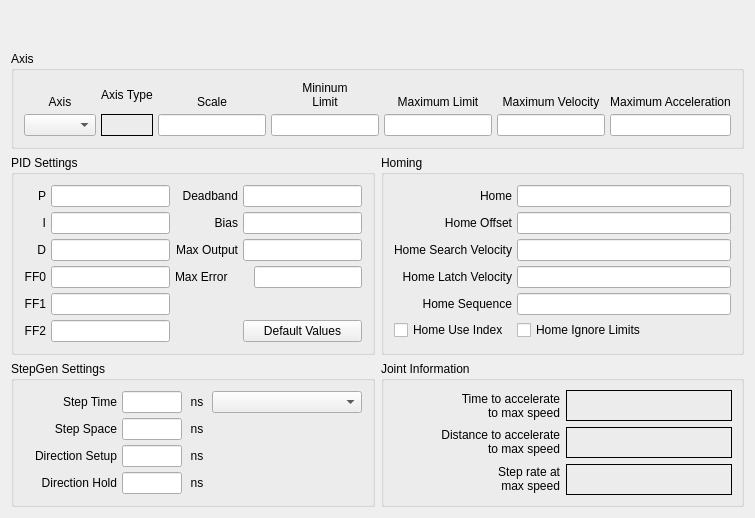
              <widget class="QWidget" name="joint2tab">
               <attribute name="title">
                <string>Joint 2</string>
               </attribute>
               <layout class="QGridLayout" name="gridLayout_15">
                <item row="1" column="0" colspan="2">
                 <widget class="QGroupBox" name="jointAxisGroup_2">
                  <property name="title">
                   <string>Axis</string>
                  </property>
                  <layout class="QGridLayout" name="gridLayout_12">
                   <property name="margin">
                    <number>10</number>
                   </property>
                   <property name="spacing">
                    <number>5</number>
                   </property>
                   <item row="1" column="0">
                    <widget class="QComboBox" name="axisCB_2"/>
                   </item>
                   <item row="0" column="3">
                    <widget class="QLabel" name="label_64">
                     <property name="text">
                      <string>&lt;html&gt;&lt;head/&gt;&lt;body&gt;&lt;p&gt;Mininum&lt;br/&gt;Limit&lt;/p&gt;&lt;/body&gt;&lt;/html&gt;</string>
                     </property>
                     <property name="alignment">
                      <set>Qt::AlignBottom|Qt::AlignHCenter</set>
                     </property>
                     <property name="wordWrap">
                      <bool>true</bool>
                     </property>
                    </widget>
                   </item>
                   <item row="0" column="0">
                    <widget class="QLabel" name="label_53">
                     <property name="text">
                      <string>Axis</string>
                     </property>
                     <property name="alignment">
                      <set>Qt::AlignBottom|Qt::AlignHCenter</set>
                     </property>
                    </widget>
                   </item>
                   <item row="1" column="3">
                    <widget class="QLineEdit" name="minLimit_2">
                     <property name="alignment">
                      <set>Qt::AlignRight|Qt::AlignTrailing|Qt::AlignVCenter</set>
                     </property>
                    </widget>
                   </item>
                   <item row="1" column="4">
                    <widget class="QLineEdit" name="maxLimit_2">
                     <property name="alignment">
                      <set>Qt::AlignRight|Qt::AlignTrailing|Qt::AlignVCenter</set>
                     </property>
                    </widget>
                   </item>
                   <item row="0" column="4">
                    <widget class="QLabel" name="label_69">
                     <property name="text">
                      <string>Maximum Limit</string>
                     </property>
                     <property name="textFormat">
                      <enum>Qt::AutoText</enum>
                     </property>
                     <property name="alignment">
                      <set>Qt::AlignBottom|Qt::AlignHCenter</set>
                     </property>
                     <property name="wordWrap">
                      <bool>true</bool>
                     </property>
                    </widget>
                   </item>
                   <item row="0" column="5">
                    <widget class="QLabel" name="label_76">
                     <property name="text">
                      <string>Maximum Velocity</string>
                     </property>
                     <property name="alignment">
                      <set>Qt::AlignBottom|Qt::AlignHCenter</set>
                     </property>
                     <property name="wordWrap">
                      <bool>true</bool>
                     </property>
                    </widget>
                   </item>
                   <item row="1" column="5">
                    <widget class="QLineEdit" name="maxVelocity_2">
                     <property name="alignment">
                      <set>Qt::AlignRight|Qt::AlignTrailing|Qt::AlignVCenter</set>
                     </property>
                    </widget>
                   </item>
                   <item row="0" column="2">
                    <widget class="QLabel" name="label_55">
                     <property name="text">
                      <string>Scale</string>
                     </property>
                     <property name="alignment">
                      <set>Qt::AlignBottom|Qt::AlignHCenter</set>
                     </property>
                    </widget>
                   </item>
                   <item row="0" column="6">
                    <widget class="QLabel" name="label_77">
                     <property name="text">
                      <string>Maximum Acceleration</string>
                     </property>
                     <property name="alignment">
                      <set>Qt::AlignBottom|Qt::AlignHCenter</set>
                     </property>
                     <property name="wordWrap">
                      <bool>true</bool>
                     </property>
                    </widget>
                   </item>
                   <item row="1" column="6">
                    <widget class="QLineEdit" name="maxAccel_2">
                     <property name="alignment">
                      <set>Qt::AlignRight|Qt::AlignTrailing|Qt::AlignVCenter</set>
                     </property>
                    </widget>
                   </item>
                   <item row="0" column="1">
                    <widget class="QLabel" name="label_6">
                     <property name="text">
                      <string>Axis Type</string>
                     </property>
                    </widget>
                   </item>
                   <item row="1" column="1">
                    <widget class="QLabel" name="axisType_2">
                     <property name="frameShape">
                      <enum>QFrame::Box</enum>
                     </property>
                     <property name="text">
                      <string/>
                     </property>
                    </widget>
                   </item>
                   <item row="1" column="2">
                    <widget class="QLineEdit" name="scale_2"/>
                   </item>
                  </layout>
                 </widget>
                </item>
                <item row="2" column="0">
                 <widget class="QGroupBox" name="groupBox_11">
                  <property name="title">
                   <string>PID Settings</string>
                  </property>
                  <layout class="QGridLayout" name="gridLayout_13">
                   <property name="margin">
                    <number>10</number>
                   </property>
                   <property name="spacing">
                    <number>5</number>
                   </property>
                   <item row="0" column="0">
                    <widget class="QLabel" name="label_234">
                     <property name="text">
                      <string>P</string>
                     </property>
                     <property name="alignment">
                      <set>Qt::AlignRight|Qt::AlignTrailing|Qt::AlignVCenter</set>
                     </property>
                    </widget>
                   </item>
                   <item row="0" column="1">
                    <widget class="QLineEdit" name="p_2">
                     <property name="text">
                      <string/>
                     </property>
                     <property name="alignment">
                      <set>Qt::AlignRight|Qt::AlignTrailing|Qt::AlignVCenter</set>
                     </property>
                    </widget>
                   </item>
                   <item row="0" column="2">
                    <widget class="QLabel" name="label_235">
                     <property name="text">
                      <string>Deadband</string>
                     </property>
                     <property name="alignment">
                      <set>Qt::AlignRight|Qt::AlignTrailing|Qt::AlignVCenter</set>
                     </property>
                    </widget>
                   </item>
                   <item row="0" column="3">
                    <widget class="QLineEdit" name="deadband_2">
                     <property name="text">
                      <string/>
                     </property>
                     <property name="alignment">
                      <set>Qt::AlignRight|Qt::AlignTrailing|Qt::AlignVCenter</set>
                     </property>
                    </widget>
                   </item>
                   <item row="1" column="0">
                    <widget class="QLabel" name="label_236">
                     <property name="text">
                      <string>I</string>
                     </property>
                     <property name="alignment">
                      <set>Qt::AlignRight|Qt::AlignTrailing|Qt::AlignVCenter</set>
                     </property>
                    </widget>
                   </item>
                   <item row="1" column="1">
                    <widget class="QLineEdit" name="i_2">
                     <property name="text">
                      <string/>
                     </property>
                     <property name="alignment">
                      <set>Qt::AlignRight|Qt::AlignTrailing|Qt::AlignVCenter</set>
                     </property>
                    </widget>
                   </item>
                   <item row="1" column="2">
                    <widget class="QLabel" name="label_237">
                     <property name="text">
                      <string>Bias</string>
                     </property>
                     <property name="alignment">
                      <set>Qt::AlignRight|Qt::AlignTrailing|Qt::AlignVCenter</set>
                     </property>
                    </widget>
                   </item>
                   <item row="1" column="3">
                    <widget class="QLineEdit" name="bias_2">
                     <property name="text">
                      <string/>
                     </property>
                     <property name="alignment">
                      <set>Qt::AlignRight|Qt::AlignTrailing|Qt::AlignVCenter</set>
                     </property>
                    </widget>
                   </item>
                   <item row="2" column="0">
                    <widget class="QLabel" name="label_238">
                     <property name="text">
                      <string>D</string>
                     </property>
                     <property name="alignment">
                      <set>Qt::AlignRight|Qt::AlignTrailing|Qt::AlignVCenter</set>
                     </property>
                    </widget>
                   </item>
                   <item row="2" column="1">
                    <widget class="QLineEdit" name="d_2">
                     <property name="text">
                      <string/>
                     </property>
                     <property name="alignment">
                      <set>Qt::AlignRight|Qt::AlignTrailing|Qt::AlignVCenter</set>
                     </property>
                    </widget>
                   </item>
                   <item row="2" column="2">
                    <widget class="QLabel" name="label_239">
                     <property name="text">
                      <string>Max Output</string>
                     </property>
                     <property name="alignment">
                      <set>Qt::AlignRight|Qt::AlignTrailing|Qt::AlignVCenter</set>
                     </property>
                    </widget>
                   </item>
                   <item row="2" column="3">
                    <widget class="QLineEdit" name="maxOutput_2">
                     <property name="text">
                      <string/>
                     </property>
                     <property name="alignment">
                      <set>Qt::AlignRight|Qt::AlignTrailing|Qt::AlignVCenter</set>
                     </property>
                    </widget>
                   </item>
                   <item row="3" column="0">
                    <widget class="QLabel" name="label_240">
                     <property name="text">
                      <string>FF0</string>
                     </property>
                     <property name="alignment">
                      <set>Qt::AlignRight|Qt::AlignTrailing|Qt::AlignVCenter</set>
                     </property>
                    </widget>
                   </item>
                   <item row="3" column="1">
                    <widget class="QLineEdit" name="ff0_2">
                     <property name="text">
                      <string/>
                     </property>
                     <property name="alignment">
                      <set>Qt::AlignRight|Qt::AlignTrailing|Qt::AlignVCenter</set>
                     </property>
                    </widget>
                   </item>
                   <item row="4" column="0">
                    <widget class="QLabel" name="label_242">
                     <property name="text">
                      <string>FF1</string>
                     </property>
                     <property name="alignment">
                      <set>Qt::AlignRight|Qt::AlignTrailing|Qt::AlignVCenter</set>
                     </property>
                    </widget>
                   </item>
                   <item row="4" column="1">
                    <widget class="QLineEdit" name="ff1_2">
                     <property name="text">
                      <string/>
                     </property>
                     <property name="alignment">
                      <set>Qt::AlignRight|Qt::AlignTrailing|Qt::AlignVCenter</set>
                     </property>
                    </widget>
                   </item>
                   <item row="5" column="0">
                    <widget class="QLabel" name="label_243">
                     <property name="text">
                      <string>FF2</string>
                     </property>
                     <property name="alignment">
                      <set>Qt::AlignRight|Qt::AlignTrailing|Qt::AlignVCenter</set>
                     </property>
                    </widget>
                   </item>
                   <item row="5" column="1">
                    <widget class="QLineEdit" name="ff2_2">
                     <property name="text">
                      <string/>
                     </property>
                     <property name="alignment">
                      <set>Qt::AlignRight|Qt::AlignTrailing|Qt::AlignVCenter</set>
                     </property>
                    </widget>
                   </item>
                   <item row="5" column="3">
                    <widget class="QPushButton" name="pidDefault_2">
                     <property name="text">
                      <string>Default Values</string>
                     </property>
                    </widget>
                   </item>
                   <item row="3" column="2">
                    <widget class="QLabel" name="label_186">
                     <property name="text">
                      <string>Max Error</string>
                     </property>
                    </widget>
                   </item>
                   <item row="3" column="3" alignment="Qt::AlignRight">
                    <widget class="QLineEdit" name="maxError_2"/>
                   </item>
                  </layout>
                 </widget>
                </item>
                <item row="3" column="0">
                 <widget class="QGroupBox" name="groupBox_12">
                  <property name="title">
                   <string>StepGen Settings</string>
                  </property>
                  <layout class="QGridLayout" name="gridLayout_14">
                   <property name="margin">
                    <number>10</number>
                   </property>
                   <property name="spacing">
                    <number>5</number>
                   </property>
                   <item row="0" column="0">
                    <widget class="QLabel" name="label_104">
                     <property name="text">
                      <string>Step Time</string>
                     </property>
                     <property name="alignment">
                      <set>Qt::AlignRight|Qt::AlignTrailing|Qt::AlignVCenter</set>
                     </property>
                    </widget>
                   </item>
                   <item row="1" column="2">
                    <widget class="QLabel" name="label_120">
                     <property name="minimumSize">
                      <size>
                       <width>20</width>
                       <height>0</height>
                      </size>
                     </property>
                     <property name="maximumSize">
                      <size>
                       <width>20</width>
                       <height>16777215</height>
                      </size>
                     </property>
                     <property name="text">
                      <string>ns</string>
                     </property>
                     <property name="alignment">
                      <set>Qt::AlignCenter</set>
                     </property>
                    </widget>
                   </item>
                   <item row="0" column="1">
                    <widget class="QLineEdit" name="stepTime_2">
                     <property name="maximumSize">
                      <size>
                       <width>60</width>
                       <height>16777215</height>
                      </size>
                     </property>
                     <property name="inputMask">
                      <string/>
                     </property>
                     <property name="text">
                      <string/>
                     </property>
                     <property name="alignment">
                      <set>Qt::AlignRight|Qt::AlignTrailing|Qt::AlignVCenter</set>
                     </property>
                    </widget>
                   </item>
                   <item row="0" column="2">
                    <widget class="QLabel" name="label_118">
                     <property name="minimumSize">
                      <size>
                       <width>20</width>
                       <height>0</height>
                      </size>
                     </property>
                     <property name="maximumSize">
                      <size>
                       <width>20</width>
                       <height>16777215</height>
                      </size>
                     </property>
                     <property name="text">
                      <string>ns</string>
                     </property>
                     <property name="alignment">
                      <set>Qt::AlignCenter</set>
                     </property>
                    </widget>
                   </item>
                   <item row="1" column="0">
                    <widget class="QLabel" name="label_119">
                     <property name="text">
                      <string>Step Space</string>
                     </property>
                     <property name="alignment">
                      <set>Qt::AlignRight|Qt::AlignTrailing|Qt::AlignVCenter</set>
                     </property>
                    </widget>
                   </item>
                   <item row="1" column="1">
                    <widget class="QLineEdit" name="stepSpace_2">
                     <property name="maximumSize">
                      <size>
                       <width>60</width>
                       <height>16777215</height>
                      </size>
                     </property>
                     <property name="text">
                      <string/>
                     </property>
                     <property name="alignment">
                      <set>Qt::AlignRight|Qt::AlignTrailing|Qt::AlignVCenter</set>
                     </property>
                    </widget>
                   </item>
                   <item row="2" column="0">
                    <widget class="QLabel" name="label_121">
                     <property name="text">
                      <string>Direction Setup</string>
                     </property>
                     <property name="alignment">
                      <set>Qt::AlignRight|Qt::AlignTrailing|Qt::AlignVCenter</set>
                     </property>
                    </widget>
                   </item>
                   <item row="2" column="1">
                    <widget class="QLineEdit" name="dirSetup_2">
                     <property name="maximumSize">
                      <size>
                       <width>60</width>
                       <height>16777215</height>
                      </size>
                     </property>
                     <property name="text">
                      <string/>
                     </property>
                     <property name="alignment">
                      <set>Qt::AlignRight|Qt::AlignTrailing|Qt::AlignVCenter</set>
                     </property>
                    </widget>
                   </item>
                   <item row="2" column="2">
                    <widget class="QLabel" name="label_122">
                     <property name="minimumSize">
                      <size>
                       <width>20</width>
                       <height>0</height>
                      </size>
                     </property>
                     <property name="maximumSize">
                      <size>
                       <width>20</width>
                       <height>16777215</height>
                      </size>
                     </property>
                     <property name="text">
                      <string>ns</string>
                     </property>
                     <property name="alignment">
                      <set>Qt::AlignCenter</set>
                     </property>
                    </widget>
                   </item>
                   <item row="3" column="0">
                    <widget class="QLabel" name="label_123">
                     <property name="text">
                      <string>Direction Hold</string>
                     </property>
                     <property name="alignment">
                      <set>Qt::AlignRight|Qt::AlignTrailing|Qt::AlignVCenter</set>
                     </property>
                    </widget>
                   </item>
                   <item row="3" column="1">
                    <widget class="QLineEdit" name="dirHold_2">
                     <property name="maximumSize">
                      <size>
                       <width>60</width>
                       <height>16777215</height>
                      </size>
                     </property>
                     <property name="text">
                      <string/>
                     </property>
                     <property name="alignment">
                      <set>Qt::AlignRight|Qt::AlignTrailing|Qt::AlignVCenter</set>
                     </property>
                    </widget>
                   </item>
                   <item row="3" column="2">
                    <widget class="QLabel" name="label_124">
                     <property name="minimumSize">
                      <size>
                       <width>20</width>
                       <height>0</height>
                      </size>
                     </property>
                     <property name="maximumSize">
                      <size>
                       <width>20</width>
                       <height>16777215</height>
                      </size>
                     </property>
                     <property name="text">
                      <string>ns</string>
                     </property>
                     <property name="alignment">
                      <set>Qt::AlignCenter</set>
                     </property>
                    </widget>
                   </item>
                   <item row="0" column="3">
                    <widget class="QComboBox" name="driveCB_2">
                     <property name="minimumSize">
                      <size>
                       <width>150</width>
                       <height>0</height>
                      </size>
                     </property>
                    </widget>
                   </item>
                  </layout>
                 </widget>
                </item>
                <item row="3" column="1">
                 <widget class="QGroupBox" name="gridGroupBox_7">
                  <property name="title">
                   <string>Joint Information</string>
                  </property>
                  <layout class="QGridLayout" name="gridLayout_34">
                   <item row="1" column="0" alignment="Qt::AlignRight">
                    <widget class="QLabel" name="label_196">
                     <property name="text">
                      <string>&lt;html&gt;&lt;head/&gt;&lt;body&gt;&lt;p align=&quot;right&quot;&gt;Distance to accelerate&lt;br/&gt;to max speed&lt;/p&gt;&lt;/body&gt;&lt;/html&gt;</string>
                     </property>
                    </widget>
                   </item>
                   <item row="0" column="0">
                    <widget class="QLabel" name="label_195">
                     <property name="text">
                      <string>Time to accelerate
to max speed</string>
                     </property>
                     <property name="alignment">
                      <set>Qt::AlignRight|Qt::AlignTrailing|Qt::AlignVCenter</set>
                     </property>
                    </widget>
                   </item>
                   <item row="2" column="0" alignment="Qt::AlignRight">
                    <widget class="QLabel" name="label_197">
                     <property name="text">
                      <string>&lt;html&gt;&lt;head/&gt;&lt;body&gt;&lt;p align=&quot;right&quot;&gt;Step rate at&lt;br/&gt;max speed&lt;/p&gt;&lt;/body&gt;&lt;/html&gt;</string>
                     </property>
                    </widget>
                   </item>
                   <item row="0" column="1">
                    <widget class="QLabel" name="timeJoint_2">
                     <property name="frameShape">
                      <enum>QFrame::Box</enum>
                     </property>
                     <property name="text">
                      <string/>
                     </property>
                    </widget>
                   </item>
                   <item row="1" column="1">
                    <widget class="QLabel" name="distanceJoint_2">
                     <property name="frameShape">
                      <enum>QFrame::Box</enum>
                     </property>
                     <property name="text">
                      <string/>
                     </property>
                    </widget>
                   </item>
                   <item row="2" column="1">
                    <widget class="QLabel" name="stepRateJoint_2">
                     <property name="frameShape">
                      <enum>QFrame::Box</enum>
                     </property>
                     <property name="text">
                      <string/>
                     </property>
                    </widget>
                   </item>
                  </layout>
                 </widget>
                </item>
                <item row="2" column="1">
                 <widget class="QGroupBox" name="groupBox_9">
                  <property name="title">
                   <string>Homing</string>
                  </property>
                  <layout class="QGridLayout" name="gridLayout_11">
                   <property name="margin">
                    <number>10</number>
                   </property>
                   <property name="spacing">
                    <number>5</number>
                   </property>
                   <item row="0" column="0">
                    <widget class="QLabel" name="label_90">
                     <property name="text">
                      <string>Home</string>
                     </property>
                     <property name="alignment">
                      <set>Qt::AlignRight|Qt::AlignTrailing|Qt::AlignVCenter</set>
                     </property>
                    </widget>
                   </item>
                   <item row="0" column="1">
                    <widget class="QLineEdit" name="home_2">
                     <property name="toolTip">
                      <string>&lt;html&gt;&lt;head/&gt;&lt;body&gt;&lt;p&gt;Home is usually set to 0&lt;/p&gt;&lt;/body&gt;&lt;/html&gt;</string>
                     </property>
                     <property name="alignment">
                      <set>Qt::AlignRight|Qt::AlignTrailing|Qt::AlignVCenter</set>
                     </property>
                    </widget>
                   </item>
                   <item row="1" column="0">
                    <widget class="QLabel" name="label_91">
                     <property name="text">
                      <string>Home Offset</string>
                     </property>
                     <property name="alignment">
                      <set>Qt::AlignRight|Qt::AlignTrailing|Qt::AlignVCenter</set>
                     </property>
                    </widget>
                   </item>
                   <item row="1" column="1">
                    <widget class="QLineEdit" name="homeOffset_2">
                     <property name="toolTip">
                      <string>&lt;html&gt;&lt;head/&gt;&lt;body&gt;&lt;p&gt;Home Offset can be used to back off of the home switch&lt;/p&gt;&lt;/body&gt;&lt;/html&gt;</string>
                     </property>
                     <property name="alignment">
                      <set>Qt::AlignRight|Qt::AlignTrailing|Qt::AlignVCenter</set>
                     </property>
                    </widget>
                   </item>
                   <item row="2" column="0">
                    <widget class="QLabel" name="label_92">
                     <property name="text">
                      <string>Home Search Velocity</string>
                     </property>
                     <property name="alignment">
                      <set>Qt::AlignRight|Qt::AlignTrailing|Qt::AlignVCenter</set>
                     </property>
                    </widget>
                   </item>
                   <item row="2" column="1">
                    <widget class="QLineEdit" name="homeSearchVel_2">
                     <property name="toolTip">
                      <string>&lt;html&gt;&lt;head/&gt;&lt;body&gt;&lt;p&gt;Search Velocity is in units per second&lt;/p&gt;&lt;/body&gt;&lt;/html&gt;</string>
                     </property>
                     <property name="alignment">
                      <set>Qt::AlignRight|Qt::AlignTrailing|Qt::AlignVCenter</set>
                     </property>
                    </widget>
                   </item>
                   <item row="3" column="0">
                    <widget class="QLabel" name="label_93">
                     <property name="text">
                      <string>Home Latch Velocity</string>
                     </property>
                     <property name="alignment">
                      <set>Qt::AlignRight|Qt::AlignTrailing|Qt::AlignVCenter</set>
                     </property>
                    </widget>
                   </item>
                   <item row="3" column="1">
                    <widget class="QLineEdit" name="homeLatchVel_2">
                     <property name="toolTip">
                      <string>&lt;html&gt;&lt;head/&gt;&lt;body&gt;&lt;p&gt;Latch Velocity is in user units per second&lt;br/&gt;usually set slower than Search Velocity&lt;/p&gt;&lt;/body&gt;&lt;/html&gt;</string>
                     </property>
                     <property name="alignment">
                      <set>Qt::AlignRight|Qt::AlignTrailing|Qt::AlignVCenter</set>
                     </property>
                    </widget>
                   </item>
                   <item row="5" column="0">
                    <widget class="QCheckBox" name="homeUseIndex_2">
                     <property name="text">
                      <string>Home Use Index</string>
                     </property>
                    </widget>
                   </item>
                   <item row="5" column="1">
                    <widget class="QCheckBox" name="homeIgnoreLimits_2">
                     <property name="text">
                      <string>Home Ignore Limits</string>
                     </property>
                    </widget>
                   </item>
                   <item row="4" column="1">
                    <widget class="QLineEdit" name="homeSequence_2">
                     <property name="toolTip">
                      <string>&lt;html&gt;&lt;head/&gt;&lt;body&gt;&lt;p&gt;Home sequences start at 0 and do not skip a number.&lt;/p&gt;&lt;p&gt;Multiple joint axis use a negative number.&lt;/p&gt;&lt;p&gt;Leave blank to home the joint manually.&lt;/p&gt;&lt;/body&gt;&lt;/html&gt;</string>
                     </property>
                    </widget>
                   </item>
                   <item row="4" column="0">
                    <widget class="QLabel" name="label_139">
                     <property name="text">
                      <string>Home Sequence</string>
                     </property>
                     <property name="alignment">
                      <set>Qt::AlignRight|Qt::AlignTrailing|Qt::AlignVCenter</set>
                     </property>
                    </widget>
                   </item>
                  </layout>
                 </widget>
                </item>
                <item row="0" column="0" colspan="2">
                 <spacer name="verticalSpacer_3">
                  <property name="orientation">
                   <enum>Qt::Vertical</enum>
                  </property>
                  <property name="sizeHint" stdset="0">
                   <size>
                    <width>20</width>
                    <height>40</height>
                   </size>
                  </property>
                 </spacer>
                </item>
               </layout>
              </widget>
